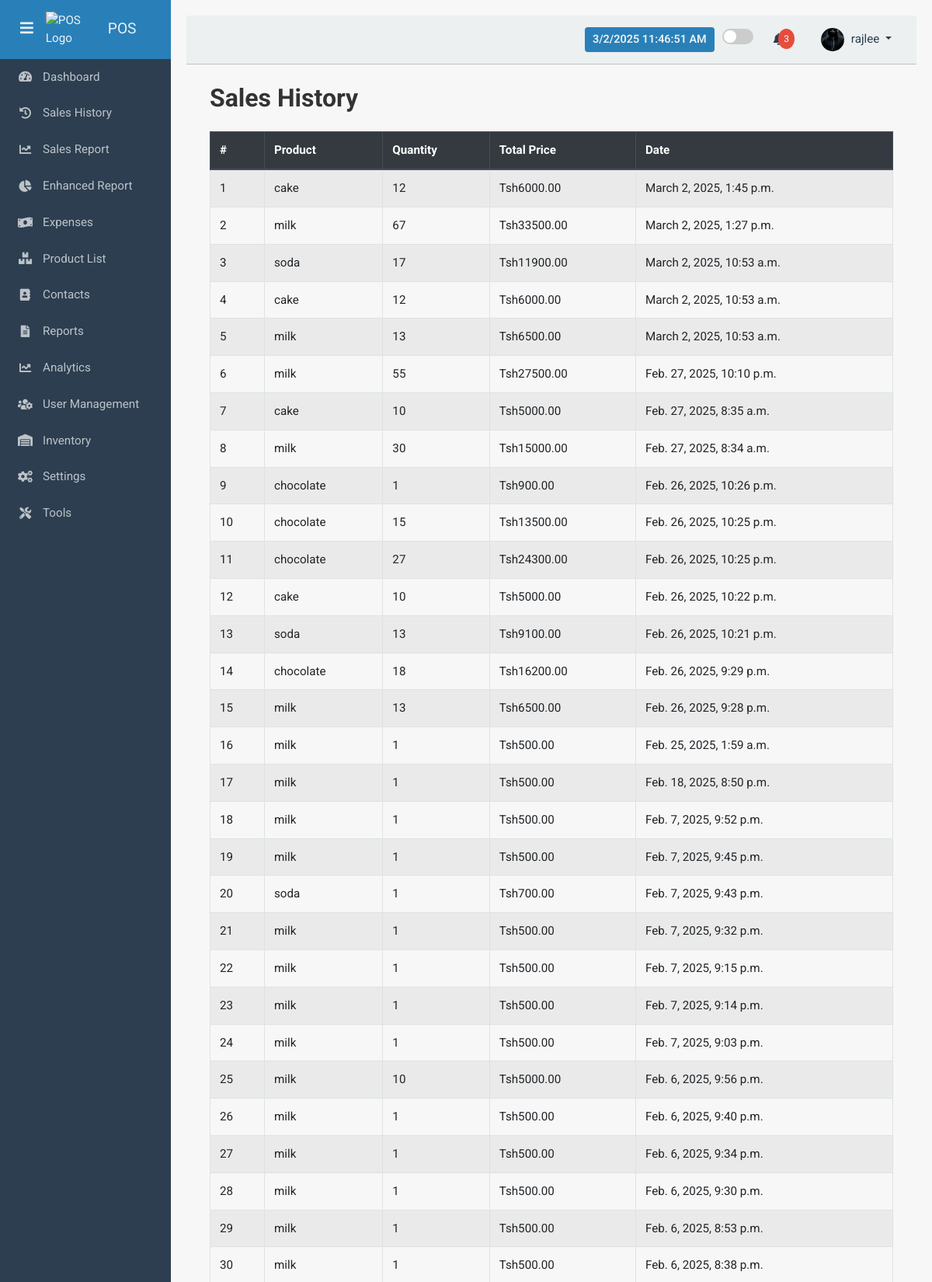
The app's page /sales_history/ (signed in, upper part) with its own data.
### accounts/models.py (models this page shows, shortened)
class UserProfile(models.Model):
    user = models.OneToOneField(User, on_delete=models.CASCADE, related_name='profile')
    profile_picture = models.ImageField(upload_to='profile_pics/', blank=True, null=True)
    bio = models.TextField(blank=True, null=True)

### pos/models.py (models this page shows, shortened)
class Sale(models.Model):
    customer = models.ForeignKey(
        'Customer', null=True, blank=True, on_delete=models.SET_NULL
    )
    product = models.ForeignKey(
        Product, on_delete=models.CASCADE, null=True, blank=True
    )
    quantity = models.PositiveIntegerField(null=True, blank=True)
    total_price = models.DecimalField(
        max_digits=10, decimal_places=2, blank=True, null=True
    )
    total_amount = models.DecimalField(
        max_digits=10, decimal_places=2, blank=True, null=True
    )
    payment_method = models.CharField(
        max_length=50,
        choices=[
            ("cash", "Cash"),
            ("card", "Card"),
            ("mobile_money", "Mobile Money")
        ],
    )
    date = models.DateTimeField(auto_now_add=True)
    cashier = models.ForeignKey(User, on_delete=models.CASCADE)
    def print_receipt_link(self):
        if self.id:
            url = reverse("generate_receipt", args=[self.id])
            return format_html(
                '<a class="button" href="{}" target="_blank">Print Receipt</a>', url
            )
        return "-"
    print_receipt_link.short_description = "Print Receipt"

class Product(models.Model):
    name = models.CharField(max_length=255)
    category = models.ForeignKey(
        Category, on_delete=models.SET_NULL, null=True, blank=True
    )
    description = models.TextField(blank=True)
    price = models.DecimalField(max_digits=10, decimal_places=2)
    image = models.ImageField(upload_to='products/', blank=True, null=True)
    stock = models.PositiveIntegerField(default=0)
    barcode = models.CharField(max_length=50, unique=True, blank=True)
    supplier = models.ForeignKey(
        Supplier, on_delete=models.SET_NULL, null=True, blank=True
    )
    expiration_date = models.DateField(null=True, blank=True)
    reorder_level = models.IntegerField(default=10)  # Low stock alert

### pos/views.py (the view)
# urls.py: path('sales_history/', views.sales_history, name='sales_history'),
@login_required
def sales_history(request):
    sales = Sale.objects.all().order_by('-date')
    return render(request, 'pos/sales_history.html', {'sales': sales})

### pos/templates/pos/sales_history.html (shortened to what this page needs)
{% extends 'base.html' %}
{% block content %}
<div class="container">
    <h2 class="my-4">Sales History</h2>
    {% if sales %}
    <table class="table table-striped table-bordered">
        <thead class="thead-dark">
            <tr>
                <th>#</th>
                <th>Product</th>
                <th>Quantity</th>
                <th>Total Price</th>
                <th>Date</th>
            </tr>
        </thead>
        <tbody>
            {% for sale in sales %}
                <tr>
                    <td>{{ forloop.counter }}</td>
                    <td>{{ sale.product.name }}</td>
                    <td>{{ sale.quantity }}</td>
                    <td>Tsh{{ sale.total_price }}</td>
                    <td>{{ sale.date }}</td>
                </tr>
            {% endfor %}
        </tbody>
    </table>
    {% else %}
        <p class="alert alert-warning">No sales records found.</p>
    {% endif %}
</div>
{% endblock %}

### pos/templates/base.html (shortened to what this page needs)
{% load static %}
<!DOCTYPE html>
<html lang="en">
<head>
  <link href="https://stackpath.bootstrapcdn.com/bootstrap/4.5.2/css/bootstrap.min.css" rel="stylesheet" />
  <link rel="stylesheet" href="https://cdnjs.cloudflare.com/ajax/libs/font-awesome/5.15.1/css/all.min.css" />
</head>
<body>
  <div id="sidebar">
    <div>
      <div class="sidebar-header">
        <button id="toggle-btn" class="toggle-btn">
          <i class="fas fa-bars"></i>
        </button>
        <img src="{% static 'images/pos logo.png' %}" alt="POS Logo" class="pos-logo">
        <span class="title">POS</span>
      </div>
      <nav class="sidebar-nav">
        <a href="{% url 'cashier_dashboard' %}">
          <i class="fas fa-tachometer-alt"></i>
          <span class="menu-text">Dashboard</span>
        </a>
        <a href="{% url 'sales_history' %}">
          <i class="fas fa-history"></i>
          <span class="menu-text">Sales History</span>
        </a>
        <a href="{% url 'sales_report' %}">
          <i class="fas fa-chart-line"></i>
          <span class="menu-text">Sales Report</span>
        </a>
        <a href="{% url 'enhanced_sales_report' %}">
          <i class="fas fa-chart-pie"></i>
          <span class="menu-text">Enhanced Report</span>
        </a>
        <a href="{% url 'expense_list' %}">
          <i class="fas fa-money-bill-wave"></i>
          <span class="menu-text">Expenses</span>
        </a>
        <a href="{% url 'product_list' %}">
          <i class="fas fa-boxes"></i>
          <span class="menu-text">Product List</span>
        </a>
        <a href="{% url 'contacts_list' %}">
          <i class="fas fa-address-book"></i>
          <span class="menu-text">Contacts</span>
        </a>
        <a data-toggle="collapse" href="#reportsSubmenu" role="button" aria-expanded="false" aria-controls="reportsSubmenu">
          <i class="fas fa-file-alt"></i>
          <span class="menu-text">Reports</span>
        </a>
        <a data-toggle="collapse" href="#analyticsSubmenu" role="button" aria-expanded="false" aria-controls="analyticsSubmenu">
          <i class="fas fa-chart-line"></i>
          <span class="menu-text">Analytics</span>
        </a>
        <a data-toggle="collapse" href="#userManagementSubmenu" role="button" aria-expanded="false" aria-controls="userManagementSubmenu">
          <i class="fas fa-users-cog"></i>
          <span class="menu-text">User Management</span>
        </a>
        <a data-toggle="collapse" href="#inventorySubmenu" role="button" aria-expanded="false" aria-controls="inventorySubmenu">
          <i class="fas fa-warehouse"></i>
          <span class="menu-text">Inventory</span>
        </a>
        <a data-toggle="collapse" href="#settingsSubmenu" role="button" aria-expanded="false" aria-controls="settingsSubmenu">
          <i class="fas fa-cogs"></i>
          <span class="menu-text">Settings</span>
        </a>
        <a data-toggle="collapse" href="#toolsSubmenu" role="button" aria-expanded="false" aria-controls="toolsSubmenu">
          <i class="fas fa-tools"></i>
          <span class="menu-text">Tools</span>
        </a>
      </nav>
    </div>
  </div>
  <div id="content">
    <nav class="navbar navbar-expand-lg navbar-light">
      <div class="ml-auto d-flex align-items-center">
        <div id="datetime"></div>
        <div class="theme-toggle">
          <label class="switch">
            <span class="slider"></span>
          </label>
        </div>
        <div class="position-relative mr-3">
          <a class="nav-link" href="#" id="notificationDropdown" data-toggle="dropdown">
            <span class="notification-badge">3</span>
          </a>
        </div>
        <div class="user-dropdown dropdown">
          <a class="nav-link dropdown-toggle" href="#" id="userDropdown" data-toggle="dropdown">
            {% if user.is_authenticated and user.profile.profile_picture %}
              <img src="{{ user.profile.profile_picture.url }}" alt="Profile Picture" class="profile-img">
            {% else %}
              <i class="fas fa-user-circle"></i>
            {% endif %}
            <span>{{ user.username }}</span>
          </a>
        </div>
      </div>
    </nav>
    <div class="container-fluid mt-4">
      {% block content %}
      {% endblock %}
    </div>
  </div>
</body>
</html>

### pos/templates/base.html (style rules this page uses)
body { font-family: 'Roboto', sans-serif; background-color: #f7f7f7; color: #333; font-size: 0.95rem; }
h1, h2, h3 { font-weight: 700; }
#sidebar { position: fixed; top: 0; left: 0; width: 220px; height: 100%; background-color: #2c3e50; color: #ecf0f1; transition: width 0.3s ease; overflow-y: auto; z-index: 1000; display: flex; flex-direction: column; justify-content: space-between; padding: 0; }
.sidebar-header { display: flex; align-items: center; justify-content: flex-start; padding: 15px 20px; background: #2980b9; }
.sidebar-header .title { font-size: 1.2rem; white-space: nowrap; }
.toggle-btn { background: transparent; border: none; color: #ecf0f1; font-size: 1.2rem; cursor: pointer; outline: none; margin-right: 10px; }
.pos-logo { max-width: 60px; height: auto; margin-right: 20px; }
.sidebar-nav { list-style: none; padding: 0; margin: 0; }
.sidebar-nav a { display: flex; align-items: center; padding: 12px 20px; color: #bdc3c7; text-decoration: none; transition: background 0.3s ease; }
.sidebar-nav a i { width: 25px; text-align: center; }
.menu-text { margin-left: 10px; transition: opacity 0.3s ease; }
#content { margin-left: 220px; transition: margin-left 0.3s ease; padding: 20px; }
.navbar { background-color: #ecf0f1; border-bottom: 1px solid #bdc3c7; }
.navbar .nav-link, .navbar .dropdown-item { color: #2c3e50; }
.notification-badge { position: absolute; top: 5px; right: 2px; padding: 4px 7px; border-radius: 50%; background: #e74c3c; color: white; font-size: 0.75rem; }
.profile-img { width: 30px; height: 30px; object-fit: cover; border-radius: 50%; margin-right: 5px; }
#datetime { font-size: 0.9rem; font-weight: 600; background: #2980b9; color: #ecf0f1; padding: 5px 10px; border-radius: 4px; margin-right: 10px; }
.theme-toggle { display: flex; align-items: center; margin-right: 10px; }
.switch { position: relative; display: inline-block; width: 40px; height: 20px; }
.slider { position: absolute; cursor: pointer; top: 0; left: 0; right: 0; bottom: 0; background-color: #ccc; transition: .4s; border-radius: 20px; }
.slider:before { position: absolute; content: ""; height: 16px; width: 16px; left: 2px; bottom: 2px; background-color: white; transition: .4s; border-radius: 50%; }

### records on screen
Sale: product.name "cake", quantity "12", total_price "6000.00", date "March 2, 2025, 1:45 p.m."
Sale: product.name "milk", quantity "67", total_price "33500.00", date "March 2, 2025, 1:27 p.m."
Sale: product.name "soda", quantity "17", total_price "11900.00", date "March 2, 2025, 10:53 a.m."
Sale: product.name "cake", quantity "12", total_price "6000.00", date "March 2, 2025, 10:53 a.m."
Sale: product.name "milk", quantity "13", total_price "6500.00", date "March 2, 2025, 10:53 a.m."
Sale: product.name "milk", quantity "55", total_price "27500.00", date "Feb. 27, 2025, 10:10 p.m."
Sale: product.name "cake", quantity "10", total_price "5000.00", date "Feb. 27, 2025, 8:35 a.m."
Sale: product.name "milk", quantity "30", total_price "15000.00", date "Feb. 27, 2025, 8:34 a.m."
Sale: product.name "chocolate", quantity "1", total_price "900.00", date "Feb. 26, 2025, 10:26 p.m."
Sale: product.name "chocolate", quantity "15", total_price "13500.00", date "Feb. 26, 2025, 10:25 p.m."
Sale: product.name "chocolate", quantity "27", total_price "24300.00", date "Feb. 26, 2025, 10:25 p.m."
Sale: product.name "cake", quantity "10", total_price "5000.00", date "Feb. 26, 2025, 10:22 p.m."
Sale: product.name "soda", quantity "13", total_price "9100.00", date "Feb. 26, 2025, 10:21 p.m."
Sale: product.name "chocolate", quantity "18", total_price "16200.00", date "Feb. 26, 2025, 9:29 p.m."
Sale: product.name "milk", quantity "13", total_price "6500.00", date "Feb. 26, 2025, 9:28 p.m."
Sale: product.name "milk", quantity "1", total_price "500.00", date "Feb. 25, 2025, 1:59 a.m."
Sale: product.name "milk", quantity "1", total_price "500.00", date "Feb. 18, 2025, 8:50 p.m."
Sale: product.name "milk", quantity "1", total_price "500.00", date "Feb. 7, 2025, 9:52 p.m."
Sale: product.name "milk", quantity "1", total_price "500.00", date "Feb. 7, 2025, 9:45 p.m."
Sale: product.name "soda", quantity "1", total_price "700.00", date "Feb. 7, 2025, 9:43 p.m."
Sale: product.name "milk", quantity "1", total_price "500.00", date "Feb. 7, 2025, 9:32 p.m."
Sale: product.name "milk", quantity "1", total_price "500.00", date "Feb. 7, 2025, 9:15 p.m."
Sale: product.name "milk", quantity "1", total_price "500.00", date "Feb. 7, 2025, 9:14 p.m."
Sale: product.name "milk", quantity "1", total_price "500.00", date "Feb. 7, 2025, 9:03 p.m."
Sale: product.name "milk", quantity "10", total_price "5000.00", date "Feb. 6, 2025, 9:56 p.m."
Sale: product.name "milk", quantity "1", total_price "500.00", date "Feb. 6, 2025, 9:40 p.m."
Sale: product.name "milk", quantity "1", total_price "500.00", date "Feb. 6, 2025, 9:34 p.m."
Sale: product.name "milk", quantity "1", total_price "500.00", date "Feb. 6, 2025, 9:30 p.m."
Sale: product.name "milk", quantity "1", total_price "500.00", date "Feb. 6, 2025, 8:53 p.m."
Sale: product.name "milk", quantity "1", total_price "500.00", date "Feb. 6, 2025, 8:38 p.m."

### other values on screen
{{ user.username }} "rajlee"
